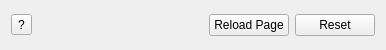
             <widget class="QWidget" name="widget_5" native="true">
              <property name="minimumSize">
               <size>
                <width>0</width>
                <height>50</height>
               </size>
              </property>
              <property name="maximumSize">
               <size>
                <width>16777215</width>
                <height>40</height>
               </size>
              </property>
              <layout class="QHBoxLayout" name="horizontalLayout_11">
               <item>
                <widget class="QToolButton" name="btnDisplayHint">
                 <property name="text">
                  <string>?</string>
                 </property>
                </widget>
               </item>
               <item>
                <spacer name="horizontalSpacer_7">
                 <property name="orientation">
                  <enum>Qt::Horizontal</enum>
                 </property>
                 <property name="sizeHint" stdset="0">
                  <size>
                   <width>171</width>
                   <height>20</height>
                  </size>
                 </property>
                </spacer>
               </item>
               <item>
                <widget class="QPushButton" name="btnReload">
                 <property name="toolTip">
                  <string>reload the WEB page shown in the editor
Use if you changed the CSS or HTML file.</string>
                 </property>
                 <property name="text">
                  <string>Reload Page</string>
                 </property>
                </widget>
               </item>
               <item>
                <widget class="QPushButton" name="btnResetDesign">
                 <property name="text">
                  <string>Reset</string>
                 </property>
                </widget>
               </item>
              </layout>
             </widget>
